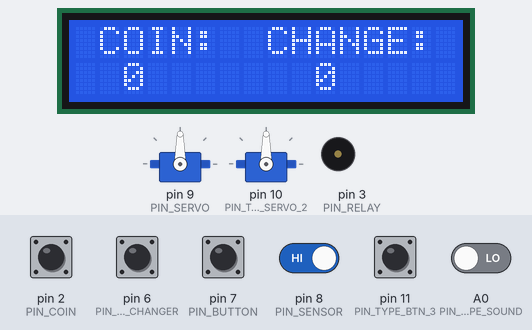
The sketch below on a simulated Arduino Uno, built with avr-gcc and run on an emulated ATmega328P. Shown: 2 × servo, 16×2 character LCD, buzzer (waves = sounding). The test bench sets the inputs (shaded band); at power-on: pin 2 (PIN_COIN), pin 6 (PIN_BTN_CHANGER), pin 7 (PIN_BUTTON), pin 8 (PIN_SENSOR) HIGH, A0 (PIN_TYPE_SOUND), pin 11 (PIN_TYPE_BTN_3) LOW. What the sketch prints to the serial monitor is not drawn.

Above: at 1.2 s.
1.3 s: pin 7 (PIN_BUTTON) pulled LOW for 1 s
At 1.6 s:
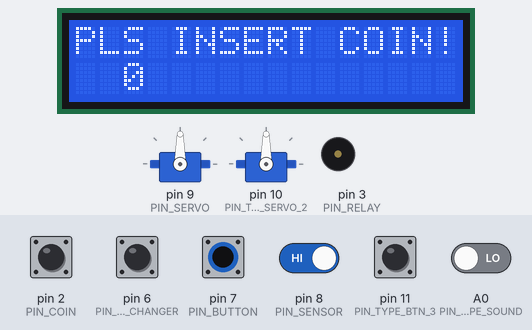
3.8 s: A0 (PIN_TYPE_SOUND) driven HIGH
At 4.2 s:
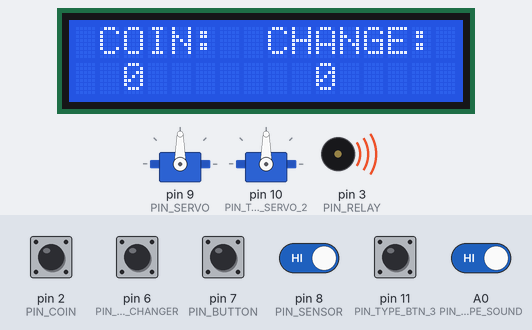
5.3 s: A0 (PIN_TYPE_SOUND) driven LOW
At 8.2 s:
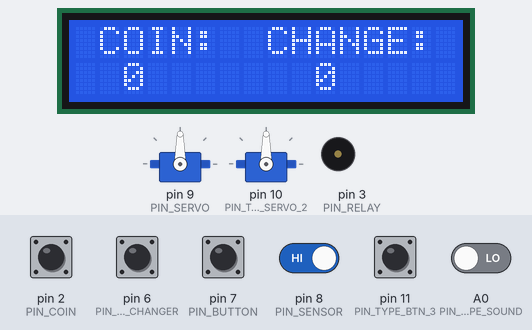
8.3 s: pin 8 (PIN_SENSOR) driven LOW
11.3 s: pin 11 (PIN_TYPE_BTN_3) pulled HIGH for 1 s
15.3 s: pin 11 (PIN_TYPE_BTN_3) pulled HIGH for 1 s
Timing chart, 0 to 18.3 s (numbered marks = the images above; inputs shaded):
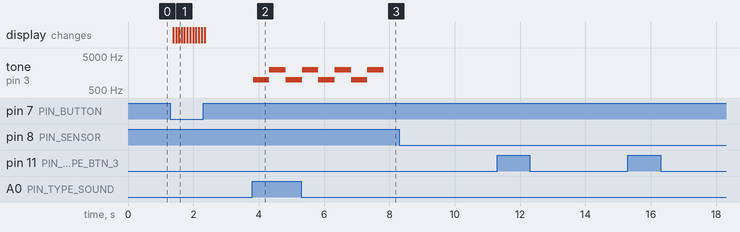

The sketch:

IOT-VENDO-MACHINE.ino
```cpp
#include "Common.h"
#include <EEPROM.h>

unsigned int SelectedPrice = 0;
byte SelectedID = 0;
unsigned int aChange = 0;
bool isEmpty = true;
bool isRelayOn = false;
int PIN_BTN_CHANGER = 6;
bool isDone = true;
unsigned int Button_State = HIGH;
unsigned int PrevButton_State = HIGH;

//credit counter
int c10=0;
int c5=0;
int c1=0;

// initialize the value
int INCOME_TOTAL = 0;
int INCOME_DAILY = 0;
int INCOME_WEEKLY = 0;
int INCOME_MONTHLY = 0;
int INCOME_RESETER = 0;
int WATER_LEVEL = 100;

// Define the address in EEPROM to store the button count
int TOTAL_COUNT_ADDRESS = 0;
int DAILY_COUNT_ADDRESS = 1;
int WEEKLY_COUNT_ADDRESS = 2;
int MONTHLY_COUNT_ADDRESS = 3;
int WATER_LEVEL_ADDRESS = 4;

void setup(){
  Serial.begin(9600);
  EEPROM.begin();
  INCOME_TOTAL = EEPROM.read(TOTAL_COUNT_ADDRESS);
  INCOME_DAILY = EEPROM.read(DAILY_COUNT_ADDRESS);
  INCOME_WEEKLY = EEPROM.read(WEEKLY_COUNT_ADDRESS);
  INCOME_MONTHLY = EEPROM.read(MONTHLY_COUNT_ADDRESS);
  WATER_LEVEL = EEPROM.read(WATER_LEVEL_ADDRESS);
  Serial.setTimeout(100);
  initAll();
  Display_Main();
}

void loop() {
  Display_Main();
  module_4.OnNoiseDetector(onNoiseDetected);
  if(coin>0){
    isDone = false;
  }
  //Display_Main();
  module_1.run(onDispense);
  module_2.run(onChange);
  module_3.run(onChange);
}

void onNoiseDetected(byte aID){
  SelectedID = aID;
  switch(SelectedID){
    case 1: modulez = module_4;
  }
}

void onDispense(byte aID, unsigned aPrice){
  SelectedID = aID;
  SelectedPrice = aPrice;
  switch(SelectedID){
    case 1: modulex = module_1;
  }
  if(coin >= aPrice){
    coinDispense();
    TOTAL_INCOME();
    DAILY_INCOME();
    WATERLEVEL();
    Display_Main();
    modulex.Relay(INCOME_TOTAL, WATER_LEVEL);
//    Serial.println(coin);
  }

  if(coin < aPrice){
    Display_InsertCoin();
    //RESETER_INCOME();
    Serial.println("Insert Coin!");
    Serial.print("Total Income: ");
    Serial.println(INCOME_TOTAL);
    Serial.print("Daily Income: ");
    Serial.println(INCOME_DAILY);
    Serial.print("WATER LEVEL: ");
    Serial.println(WATER_LEVEL);
  }
}

void onChange(byte aID, unsigned aPrice){
  SelectedPrice = aPrice;
  SelectedID = aID;
  switch(SelectedID)
  {
    case 1: moduley = module_2;
    break;
    case 2: moduley = module_3;
    break;
  }
  Button_State = (digitalRead(PIN_BTN_CHANGER));
  if(Button_State == LOW){
    if(coin >= SelectedPrice)
    {
        coin = coin - aPrice;
        c5++;
        moduley.Servomove();
        Serial.print("cash=");
        Serial .print(coin);
        Serial.print(", counter5=");
        Serial.println(c5);
    }
    else if(coin >= SelectedPrice)
    {
        coin = coin - aPrice;
        c1++;
        moduley.Servomove();
        Serial.print("cash=");
        Serial.print(coin);
        Serial.print(", counter1=");
        Serial.println(c1);
    }
    if(coin == 0 && !isDone){
      delay(1000);
      Serial.println("No Credit Change!");
      Display_NoChange();
      Serial.println("done");
      isDone = true;
    }
  }
}

void TOTAL_INCOME(){
  INCOME_TOTAL = INCOME_TOTAL + 1;
  Serial.print("Total Income: ");
  Serial.println(INCOME_TOTAL);
  EEPROM.write(TOTAL_COUNT_ADDRESS,INCOME_TOTAL);
  delay(100);
}

void DAILY_INCOME(){
  INCOME_DAILY = INCOME_DAILY + 1;
  Serial.print("Daily Income: ");
  Serial.println(INCOME_DAILY);
  EEPROM.write(DAILY_COUNT_ADDRESS,INCOME_DAILY);
  delay(100);
}

void WATERLEVEL(){
  WATER_LEVEL = WATER_LEVEL - 1;
  Serial.print("WaterLevel: ");
  Serial.println(WATER_LEVEL);
  EEPROM.write(WATER_LEVEL_ADDRESS,WATER_LEVEL);
  delay(100);
}

void RESETER_INCOME(){
  INCOME_TOTAL = 0;
  INCOME_DAILY = 0;
  WATER_LEVEL = 100;
  Serial.print("Total Income: ");
  Serial.println(INCOME_TOTAL);
  Serial.print("Daily Income: ");
  Serial.println(INCOME_DAILY);
  Serial.print("Water Level: ");
  Serial.println(WATER_LEVEL);
  EEPROM.write(TOTAL_COUNT_ADDRESS,INCOME_TOTAL);
  EEPROM.write(DAILY_COUNT_ADDRESS,INCOME_DAILY);
  EEPROM.write(WATER_LEVEL_ADDRESS,WATER_LEVEL);
  delay(100);
}
```

Common.h
```cpp
#include "uDisplay.h"
#include "uNoiseDetector.h"
#include "uDispenser.h"
#include "uChanger.h"

//defining coincounter to pin 2
#define PIN_TYPE_COIN_1 2

//defining relay to pin 3
#define PIN_TYPE_RELAY_1 3

//defining button to pin 7
#define PIN_TYPE_BTN_1 7

//defining button to pin 8 for changer
#define PIN_TYPE_BTN_2 8
#define PIN_TYPE_BTN_3 11
#define PIN_TYPE_BTN_4 6

//defining button to pin 9 for servo
#define PIN_TYPE_SERVO_1 9
#define PIN_TYPE_SERVO_2 10

//defining buzzer to pin 5 for servo
#define PIN_TYPE_BUZZER_1 3

//defining sound to pin A0
#define PIN_TYPE_SOUND_1 A0

TType module_1;
TType modulex;
TChanger module_2, module_3;
TChanger moduley;
TNoiseDetector module_4;
TNoiseDetector modulez;

void initAll(){
  module_1.init(PIN_TYPE_BTN_1,PIN_TYPE_COIN_1, PIN_TYPE_RELAY_1, 1, 1, coinInserted);
  module_2.init(PIN_TYPE_BTN_4,PIN_TYPE_SERVO_1,PIN_TYPE_BTN_2,PIN_TYPE_BUZZER_1, 1, 1);
  module_3.init(PIN_TYPE_BTN_4,PIN_TYPE_SERVO_2,PIN_TYPE_BTN_3,PIN_TYPE_BUZZER_1, 2, 5);
  module_4.init(PIN_TYPE_SOUND_1,PIN_TYPE_BUZZER_1,1);
}
```

uChanger.h
```cpp
#include <Servo.h>
#include <Wire.h>

class TChanger{
    private:
    int PIN_BUZZER = 5;
    int PIN_BTN_CHANGER = 6;
    int PIN_SERVO = 9;
    int PIN_SENSOR = 8;
    bool isDone = true;
    byte ID = 0;
    unsigned int Price = 0;
    unsigned int Button_State = 0;
    unsigned int PrevButton_State = 0;
    Servo myservo;

    public:
    void init(int aChangerBtn, int aServo, int aSensor, int aBuzzer, byte aID, unsigned int aPrice);
    void run(void onChange(byte aID, unsigned aPrice));
    void Servomove();
    void finishBuzzerIndicator();
};

void TChanger::init(int aChangerBtn, int aServo, int aSensor, int aBuzzer, byte aID, unsigned int aPrice){
  PIN_BUZZER = aBuzzer;
  PIN_BTN_CHANGER = aChangerBtn;
  PIN_SERVO = aServo;
  PIN_SENSOR = aSensor;
  ID = aID;
  Price = aPrice;

  myservo.attach(PIN_SERVO);
  pinMode(PIN_SENSOR, INPUT);
  pinMode(PIN_BTN_CHANGER, INPUT_PULLUP);
  pinMode(PIN_BUZZER, OUTPUT);
}

void TChanger::run(void onChange(byte aID, unsigned aPrice)){
    if(digitalRead(PIN_SENSOR) == LOW)
    {
      onChange(ID,Price);
      delay(5);
    }
}

void TChanger::Servomove(){
  myservo.write(0);
  delay(1000);
  myservo.write(180);
  delay(1000);
  myservo.write(0);
}

void TChanger::finishBuzzerIndicator(){
  int buzzerRepeat = 3;
  // play tone on buzzer to indicate uv sensor is finished
  for (int i = 0; i <= buzzerRepeat; i++){
    tone(PIN_BUZZER, 1000, 500);
    delay(500);
    tone(PIN_BUZZER, 2000, 500);
    delay(500);
  }
  noTone(PIN_BUZZER);
}
```

uDispenser.h
```cpp
#include <LiquidCrystal_I2C.h>
LiquidCrystal_I2C lcd2(0x27,16,2);

class TType{
  private:
    //Assign Pins
    int PIN_COIN = 2;
    int PIN_BUTTON = 7;
    int PIN_RELAY = 3;
    //Declaring assign value
    byte ID = 0;
    unsigned int Price = 0;
    unsigned int InsertedCoin = 0;
    bool isRelayOn = false;

  public:
    void init(int aBtn, int aCoin, int aRelay, byte aID, unsigned int aPrice, unsigned int aInsertedCoin);
    void run(void onDispense(byte aID, unsigned aPrice));
    void Relay(int a, int b);
};

void TType::init(int aBtn, int aCoin, int aRelay, byte aID, unsigned int aPrice, unsigned int aInsertedCoin){
  //Fetching assign variable to parameters
  PIN_BUTTON = aBtn;
  PIN_COIN = aCoin;
  PIN_RELAY = aRelay;
  ID = aID;
  Price = aPrice;
  InsertedCoin = aInsertedCoin;

  //Assign function of each pins
  pinMode(PIN_COIN, INPUT_PULLUP);
  pinMode(PIN_BUTTON, INPUT_PULLUP);
  pinMode(PIN_RELAY, OUTPUT);
  attachInterrupt(0, InsertedCoin, FALLING);
  digitalWrite(PIN_RELAY, HIGH);
}

void TType::run(void onDispense(byte aID, unsigned aPrice)){
  if(digitalRead(PIN_BUTTON) == LOW && !isRelayOn){
    onDispense(ID,Price);
  }
}

void TType::Relay(int a, int b){
  int TotalIncome = a;
  Serial.println("Dispensing...");
  digitalWrite(PIN_RELAY, LOW);
  delay(4000);
  digitalWrite(PIN_RELAY, HIGH);
  Serial.print("TotalIncome: ");
  Serial.println(a);
  Serial.print("Water Level: ");
  Serial.println(b);
}
```

uDisplay.h
```cpp
#include <LiquidCrystal_I2C.h>
LiquidCrystal_I2C lcd(0x27,16,2);

int coin = 0;
int cash = 0;
int value = 0;

void Display_Main()
{
  lcd.begin();
  lcd.backlight();
  lcd.setCursor(0,0);
  lcd.print(" COIN:  CHANGE:");
  lcd.setCursor(2,1);
  lcd.print(coin);
  lcd.setCursor(10,1);
  lcd.print(coin);
}

void Display_TotalIncome(){
  lcd.begin();
  lcd.backlight();
  lcd.setCursor(0,0);
  lcd.print("TotalIncome:");
  lcd.setCursor(2,1);
  lcd.print(value);
}

void Display_InsertCoin()
{
  lcd.begin();
  lcd.backlight();
  lcd.setCursor(0,0);
  lcd.print("PLS INSERT COIN!");
  lcd.setCursor(2,1);
  lcd.print(coin);
}

void Display_NoChange()
{
  lcd.begin();
  lcd.backlight();
  lcd.setCursor(0,0);
  lcd.print("NO CHANGE!");
}

void coinInserted()
{
  coin += 1;
}

void coinDispense()
{
  coin = coin - 2;
}
```

uNoiseDetector.h
```cpp
class TNoiseDetector{
  private:
    int PIN_TYPE_SOUND = A0;
    int PIN_TYPE_BUZZER = 3;
    byte ID = 0;

  public:
    void init(int aSound, int aBuzzer, byte aID);
    void OnNoiseDetector(void onNoiseDetected(byte aID));
    void finishBuzzerIndicator();
};

void TNoiseDetector::init(int aSound, int aBuzzer, byte aID){
  //Fetching assign variable to parameters
  PIN_TYPE_SOUND = aSound;
  PIN_TYPE_BUZZER = aBuzzer;
  ID = aID;
  //Assign function of each pins
  pinMode(PIN_TYPE_SOUND, INPUT);
  pinMode(PIN_TYPE_BUZZER, OUTPUT);
}

void TNoiseDetector::OnNoiseDetector(void onNoiseDetected(byte aID)){
  int soundValue = digitalRead(PIN_TYPE_SOUND);
  if (soundValue == HIGH){
    onNoiseDetected(ID);
    Serial.println("Clap detected!");
    finishBuzzerIndicator();
  }
}

void TNoiseDetector::finishBuzzerIndicator(){
  int buzzerRepeat = 3;
  // play tone on buzzer to indicate uv sensor is finished
  for (int i = 0; i <= buzzerRepeat; i++){
    tone(PIN_TYPE_BUZZER, 1000, 500);
    delay(500);
    tone(PIN_TYPE_BUZZER, 2000, 500);
    delay(500);
  }
  noTone(PIN_TYPE_BUZZER);
}
```

Measured:
- after the input at 1.3 s, the display: changes after 0.09 s (image 1)
- after the input at 3.8 s, tone on pin 3 (PIN_RELAY): silent → 1000 Hz at once, → 2000 Hz 0.50 s later, → 1000 Hz 0.50 s later
- after the input at 5.3 s, tone on pin 3 (PIN_RELAY): goes on until 7.8 s, then stays silent
- after the input at 8.3 s, every drawn part: stays the same
- after the input at 11.3 s, every drawn part: stays the same
- after the input at 15.3 s, every drawn part: stays the same
